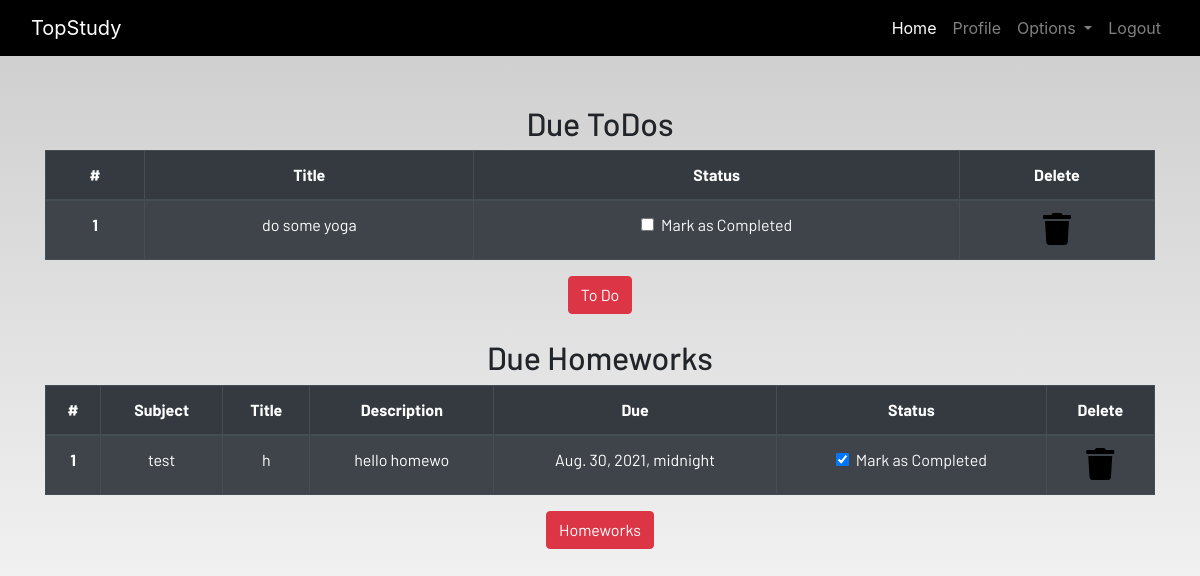
/profile/ (signed in), run on the app's committed database.
### dashboard/models.py (models this page shows, shortened)
class Todo(models.Model):
    user = models.ForeignKey(User,on_delete=models.CASCADE)
    title = models.CharField(max_length=100)
    is_finished = models.BooleanField(default=False)

class Homework(models.Model):
    user = models.ForeignKey(User,on_delete=models.CASCADE)
    subject = models.CharField(max_length=50)
    title = models.CharField(max_length=100)
    description = models.TextField()
    due = models.DateTimeField()
    is_finished = models.BooleanField(default=False)

### dashboard/views.py (the view)
# urls.py: path('profile/' , dash_views.profile , name="profile"),
def profile(request):
    homeworks = Homework.objects.filter(is_finished= False,user = request.user)
    todos = Todo.objects.filter(is_finished= False,user = request.user)
    if len(homeworks) == 0:
        homework_done = True
    else:
        homework_done = False
    if len(todos) == 0:
        todos_done = True
    else:
        todos_done = False
    context ={
        'homeworks':homeworks,
        'todos':todos,
        'homework_done':homework_done,
        'todos_done':todos_done
    }
    return render(request , "dashboard/profile.html",context)

### dashboard/templates/dashboard/profile.html
{% extends 'dashboard/base.html' %}
{% load static %}
{% load crispy_forms_tags%}
{% block content %}
<section class="text-center">
    <div class="container">
    {% if not todos_done %}
        <h2>Due ToDos</h2>
        <table class="table table-striped table-bordered table-hover table-dark">
            <thead>
                <tr>
                    <th scope="col">#</th>
                    <th scope="col">Title</th>
                    <th scope="col">Status</th>
                    <th scope="col">Delete</th>
                </tr>
            </thead>
            <tbody>
                {% for todo in todos %}
                <tr>
                    <th scope="row">{{forloop.counter}}</th>
                    <td>{{todo.title}}</td>
                    <td>
                        <a href="{% url 'update_todo' todo.id %}">
                            <div class="form-check">
                                {% if todo.is_finished == True %}
                                <input class="form-check-input" type="checkbox" value="" checked >
                                {% else %}
                                <input class="form-check-input" type="checkbox" value=""  >
                                {% endif %}
                                <label class="form-check-label text-light" for="flexCheckDefault">
                                    Mark as Completed
                                </label>
                            </div>
                        </a>
                    </td>
                    <td><a href="{% url 'delete_todo' todo.id %}"><i class="fa fa-trash fa-2x"></i></a></td>
                </tr>
                {% endfor %}
            </tbody>
        </table>
        {% else %}
        <h3>All To dos are completed!!!!</h3>
        {% endif %}
        <a href="{% url 'todo' %}" class="btn btn-danger">To Do</a>
        <br><br>
        {% if not homework_done %}
        <h2>Due Homeworks</h2>
        <table class="table table-striped table-bordered table-hover table-dark">
            <thead>
                <tr>
                    <th scope="col">#</th>
                    <th scope="col">Subject</th>
                    <th scope="col">Title</th>
                    <th scope="col">Description</th>
                    <th scope="col">Due</th>
                    <th scope="col">Status</th>
                    <th scope="col">Delete</th>
                </tr>
            </thead>
            <tbody>
                {% for homework in homeworks %}
                <tr>
                    <th scope="row">{{forloop.counter}}</th>
                    <td>{{homework.subject}}</td>
                    <td>{{homework.title}}</td>
                    <td>{{homework.description}}</td>
                    <td>{{homework.due}}</td>
                    <td>
                        <a href="{% url 'update_homework' homework.id %}">
                            <div class="form-check">
                                {% if homework.is_finished == True %}
                                <input class="form-check-input" type="checkbox" value="" checked >
                                {% else %}
                                <input class="form-check-input" type="checkbox" value="" checked >
                                {% endif %}
                                <label class="form-check-label text-light" for="flexCheckDefault">
                                    Mark as Completed
                                </label>
                            </div>
                        </a>
                    </td>
                    <td><a href="{% url 'delete_homework' homework.id %}"><i class="fa fa-trash fa-2x"></i></a></td>
                </tr>
                {% endfor %}
            </tbody>
        </table>
        {% else %}
        <h3>All To homeworks are completed!!!!</h3>
        {% endif %}
        <a href="{% url 'homework' %}" class="btn btn-danger">Homeworks</a>
    </div>
</section>
{% endblock content %}

### static/css/main.css (style rules this page uses)
html { scroll-behavior: smooth; height: 100%; width: 100%; }
a { text-decoration: none !important; color: black; }
html, body { max-width: 100%; overflow-x: hidden; height: 100%; width: 100%; }
body { background: linear-gradient(rgba(0, 0, 0, 0.2), rgba(255, 255, 255, 0.5)); overflow-x: hidden; background-repeat: no-repeat; }
.fa { color: black; }

### data on the page
Todo: title "do some yoga"
Homework: subject "test", title "h", description "hello homewo", due "Aug. 30, 2021, midnight"
